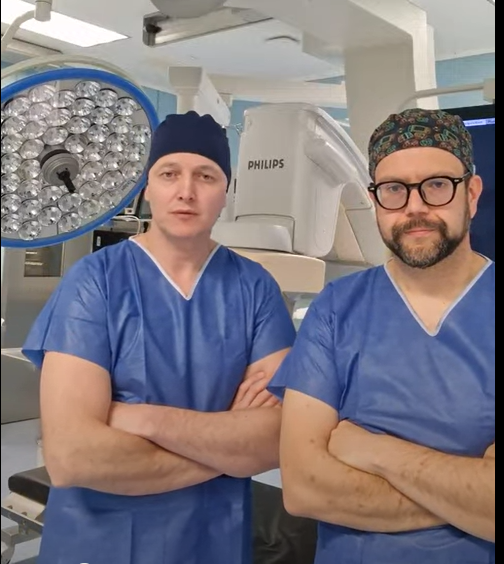
#> input picture zespol-raw.png, 504 x 564 px
$ python make_team_photo.py
#> lines starting #> are read from the running program, lines starting #| are printed output that depends on the picture; after the words box and inside, x2 and y2 are one past the last pixel; in counts of white or black regions, pixels touching at a corner belong together
# -*- coding: utf-8 -*-
"""Dopasowuje zdjęcie zespołu do stylu strony: kadr + chłodny grading navy-turkus + winieta."""
from PIL import Image, ImageEnhance, ImageDraw, ImageFilter

im = Image.open("zespol-raw.png").convert("RGB")
# kadr: utnij sufit u góry i nadmiar u dołu, zachowaj głowy i skrzyżowane ramiona
W0, H0 = im.size
#> W0 = 504; H0 = 564
im = im.crop((0, int(H0*0.05), W0, int(H0*0.90)))
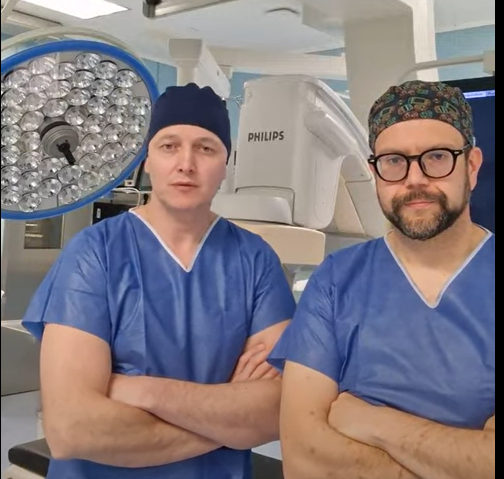
#> im: PIL image 504x479 RGB; mean R, G, B 131.6, 122.7, 127.5

# delikatny grading
im = ImageEnhance.Color(im).enhance(0.90)
im = ImageEnhance.Contrast(im).enhance(1.06)
im = ImageEnhance.Brightness(im).enhance(1.02)

# chłodny tint (mniej czerwieni, więcej błękitu — spójnie z paletą)
r, g, b = im.split()
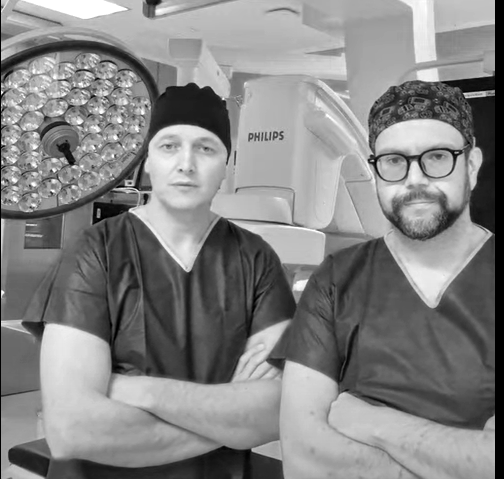
#> r: PIL image 504x479 L; min 0, max 255, mean 132.6
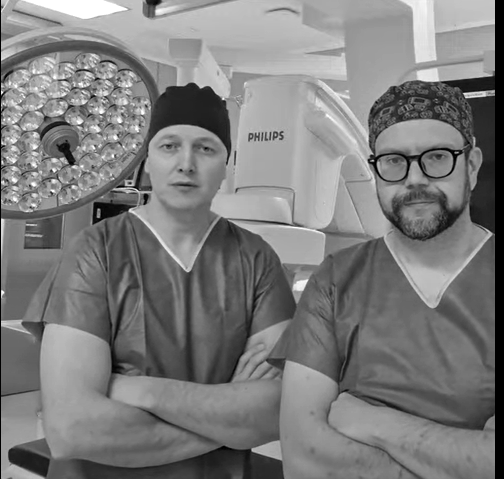
#> g: PIL image 504x479 L; min 0, max 255, mean 124.2
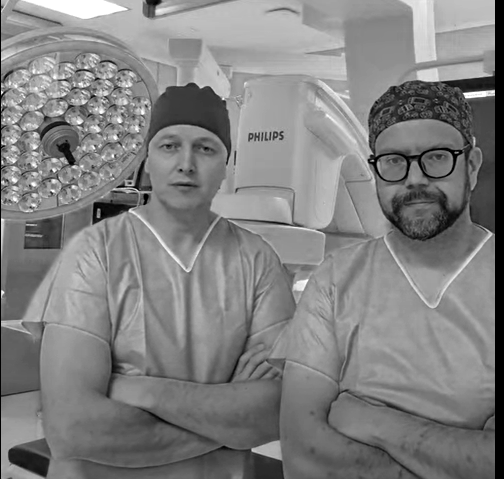
#> b: PIL image 504x479 L; min 0, max 255, mean 128.6
r = r.point(lambda v: int(v*0.97))
b = b.point(lambda v: min(255, int(v*1.05)))
im = Image.merge("RGB", (r, g, b))

# winieta
w, h = im.size
#> w = 504; h = 479
mask = Image.new("L", (w, h), 0)
#> mask: PIL image 504x479 L; every value is 0
ImageDraw.Draw(mask).ellipse([-w*0.18, -h*0.18, w*1.18, h*1.18], fill=255)
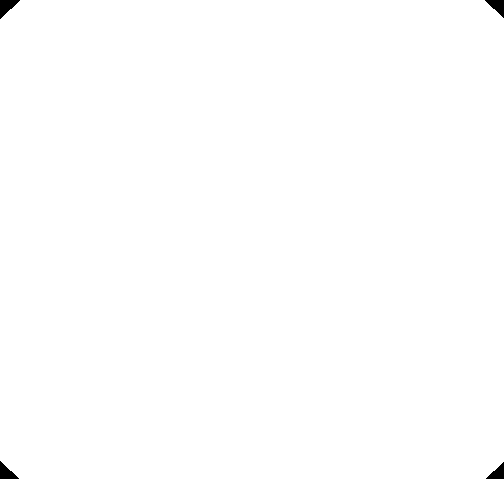
#> mask: PIL image 504x479 L; 99.7% white; 4 black regions, box (x1, y1, x2, y2) and area: (0, 0, 20, 19) 199, (485, 0, 504, 18) 180, (0, 461, 19, 479) 179, (486, 462, 504, 479) 161
mask = mask.filter(ImageFilter.GaussianBlur(int(w*0.13)))
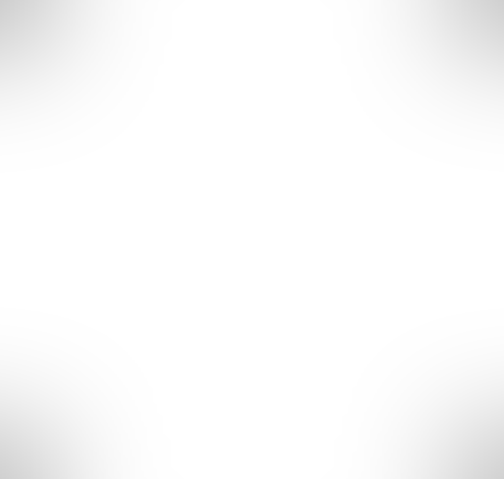
#> mask: PIL image 504x479 L; min 207, max 255, mean 251.2
dark = ImageEnhance.Brightness(im).enhance(0.74)
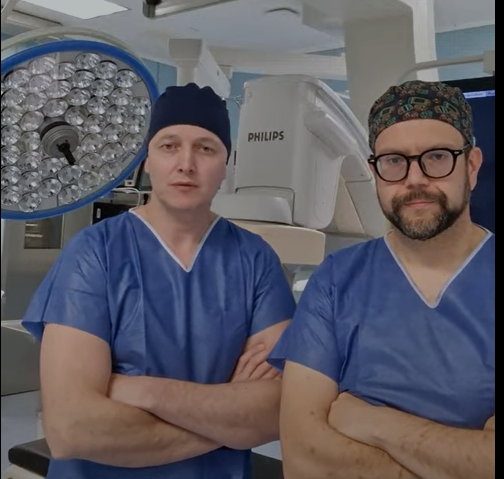
#> dark: PIL image 504x479 RGB; mean R, G, B 94.4, 91.4, 99.1
im = Image.composite(im, dark, mask)

im.save("zespol.jpg", "JPEG", quality=88)
print("Zapisano zespol.jpg", im.size)
#| Zapisano zespol.jpg (504, 479)
